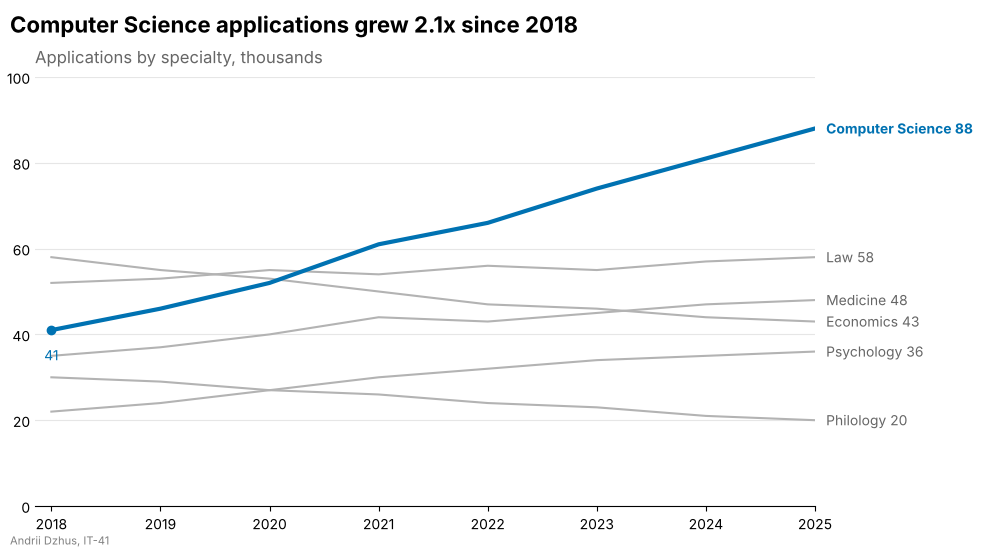

Write Python code to recreate this figure.
import matplotlib.pyplot as plt
import numpy as np

STUDENT_NAME = "Andrii Dzhus"   # ім'я та прізвище транслітерацією
STUDENT_GROUP = "IT-41"   # група

years = np.arange(2018, 2026)
# заяви вступників за спеціальностями, тис.
applications = {
    "Computer Science": np.array([41, 46, 52, 61, 66, 74, 81, 88]),
    "Economics": np.array([58, 55, 53, 50, 47, 46, 44, 43]),
    "Law": np.array([52, 53, 55, 54, 56, 55, 57, 58]),
    "Medicine": np.array([35, 37, 40, 44, 43, 45, 47, 48]),
    "Psychology": np.array([22, 24, 27, 30, 32, 34, 35, 36]),
    "Philology": np.array([30, 29, 27, 26, 24, 23, 21, 20]),
}
highlight = "Computer Science"

HIGHLIGHT_COLOR = "#0072B2"
GRAY = "0.7"
TEXT_GRAY = "0.4"

# загальні налаштування рамок - один раз для всієї фігури
plt.rcParams["axes.spines.top"] = False
plt.rcParams["axes.spines.right"] = False
plt.rcParams["axes.spines.left"] = False

fig, ax = plt.subplots(figsize=(10, 5.5))

# спершу сірі лінії, виділена - поверх них
for name, values in applications.items():
    if name == highlight:
        continue
    ax.plot(years, values, color=GRAY, linewidth=1.5)
    ax.annotate(f"{name} {values[-1]}", xy=(years[-1], values[-1]), xytext=(8, 0),
                textcoords="offset points", va="center", color=TEXT_GRAY, fontsize=10)

main = applications[highlight]
ax.plot(years, main, color=HIGHLIGHT_COLOR, linewidth=3, zorder=3)
ax.plot(years[0], main[0], "o", color=HIGHLIGHT_COLOR, zorder=3)
ax.annotate(f"{main[0]}", xy=(years[0], main[0]), xytext=(0, -12),
            textcoords="offset points", ha="center", va="top", color=HIGHLIGHT_COLOR)
ax.annotate(f"{highlight} {main[-1]}", xy=(years[-1], main[-1]), xytext=(8, 0),
            textcoords="offset points", va="center", color=HIGHLIGHT_COLOR,
            fontweight="bold", fontsize=10)

ax.set_xlim(years[0] - 0.15, years[-1])
ax.set_ylim(0, 100)
ax.set_xticks(years)
ax.tick_params(axis="y", length=0)
ax.grid(axis="y", color="0.9")

# заголовок - висновок; кратність зростання рахується з даних
growth = main[-1] / main[0]
fig.suptitle(f"{highlight} applications grew {growth:.1f}x since {years[0]}",
             x=0.01, ha="left", fontsize=16, fontweight="bold")
ax.set_title("Applications by specialty, thousands", loc="left", color=TEXT_GRAY, pad=10)

fig.text(0.01, 0.01, f"{STUDENT_NAME}, {STUDENT_GROUP}", fontsize=8, color="gray")
fig.subplots_adjust(left=0.035, right=0.815, top=0.86, bottom=0.08)

fig.savefig("task_1.png", dpi=100)
plt.show()
